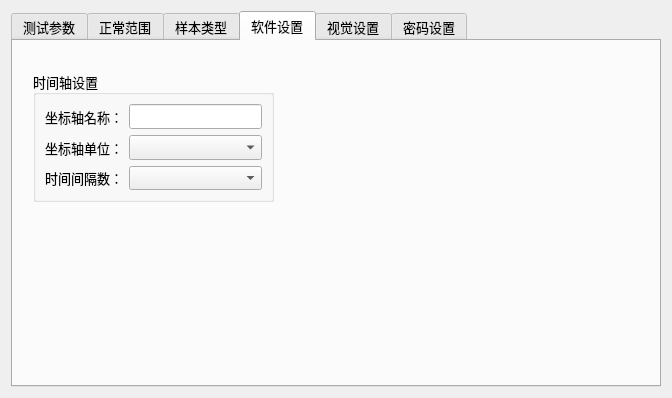
<?xml version="1.0" encoding="UTF-8"?>
<ui version="4.0">
 <class>SystemSetupDlg</class>
 <widget class="QDialog" name="SystemSetupDlg">
  <property name="geometry">
   <rect>
    <x>0</x>
    <y>0</y>
    <width>672</width>
    <height>398</height>
   </rect>
  </property>
  <property name="font">
   <font>
    <family>微软雅黑</family>
    <pointsize>10</pointsize>
   </font>
  </property>
  <property name="windowTitle">
   <string>Dialog</string>
  </property>
  <layout class="QGridLayout" name="gridLayout">
   <item row="0" column="0">
    <widget class="QTabWidget" name="tabWidget">
     <property name="currentIndex">
      <number>3</number>
     </property>
     <widget class="QWidget" name="tab">
      <attribute name="title">
       <string>测试参数</string>
      </attribute>
     </widget>
     <widget class="QWidget" name="tab_2">
      <attribute name="title">
       <string>正常范围</string>
      </attribute>
     </widget>
     <widget class="QWidget" name="tab_3">
      <attribute name="title">
       <string>样本类型</string>
      </attribute>
      <layout class="QGridLayout" name="gridLayout_2">
       <item row="4" column="2">
        <widget class="QPushButton" name="pushButton_3">
         <property name="text">
          <string>向下移动</string>
         </property>
        </widget>
       </item>
       <item row="2" column="2">
        <widget class="QPushButton" name="pbAddSampleType">
         <property name="text">
          <string>增加</string>
         </property>
        </widget>
       </item>
       <item row="3" column="2">
        <widget class="QPushButton" name="pushButton_2">
         <property name="text">
          <string>向上移动</string>
         </property>
        </widget>
       </item>
       <item row="1" column="2">
        <spacer name="verticalSpacer">
         <property name="orientation">
          <enum>Qt::Vertical</enum>
         </property>
         <property name="sizeHint" stdset="0">
          <size>
           <width>20</width>
           <height>40</height>
          </size>
         </property>
        </spacer>
       </item>
       <item row="0" column="0" rowspan="5">
        <widget class="QTableView" name="tvSampleType"/>
       </item>
      </layout>
     </widget>
     <widget class="QWidget" name="tab_4">
      <attribute name="title">
       <string>软件设置</string>
      </attribute>
      <widget class="QGroupBox" name="groupBox">
       <property name="geometry">
        <rect>
         <x>20</x>
         <y>30</y>
         <width>241</width>
         <height>131</height>
        </rect>
       </property>
       <property name="title">
        <string>时间轴设置</string>
       </property>
       <layout class="QGridLayout" name="gridLayout_3">
        <item row="0" column="0">
         <widget class="QLabel" name="label">
          <property name="text">
           <string>坐标轴名称：</string>
          </property>
         </widget>
        </item>
        <item row="0" column="1">
         <widget class="QLineEdit" name="lineEdit"/>
        </item>
        <item row="1" column="0">
         <widget class="QLabel" name="label_2">
          <property name="text">
           <string>坐标轴单位：</string>
          </property>
         </widget>
        </item>
        <item row="2" column="0">
         <widget class="QLabel" name="label_3">
          <property name="text">
           <string>时间间隔数：</string>
          </property>
         </widget>
        </item>
        <item row="1" column="1">
         <widget class="QComboBox" name="comboBox"/>
        </item>
        <item row="2" column="1">
         <widget class="QComboBox" name="comboBox_2"/>
        </item>
       </layout>
      </widget>
     </widget>
     <widget class="QWidget" name="tab_5">
      <attribute name="title">
       <string>视觉设置</string>
      </attribute>
     </widget>
     <widget class="QWidget" name="tab_6">
      <attribute name="title">
       <string>密码设置</string>
      </attribute>
     </widget>
    </widget>
   </item>
  </layout>
 </widget>
 <resources/>
 <connections/>
</ui>
